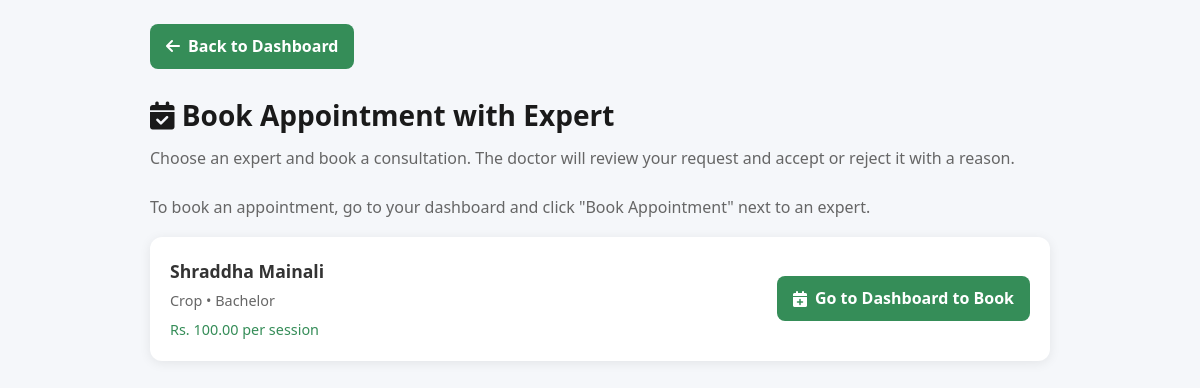
Page /appointments/request/ (signed in) on the earlier database version.
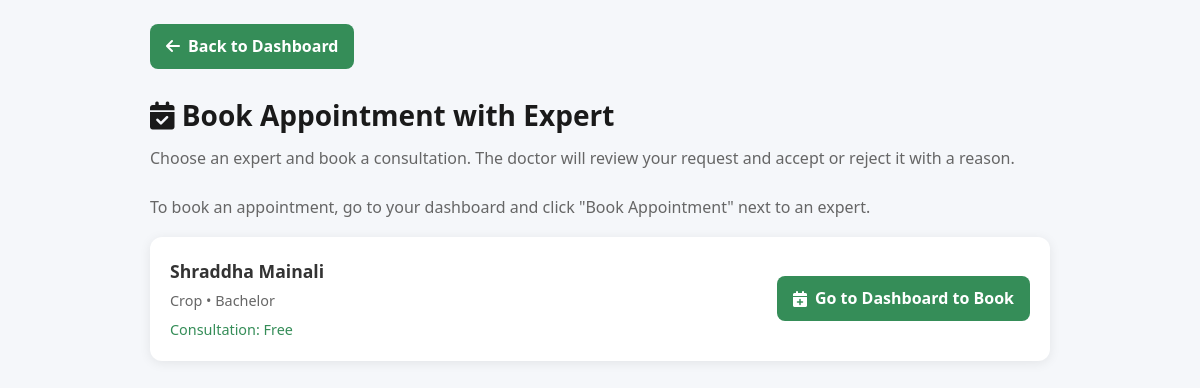
Same page on the later database version.
### accounts/models.py (models this page shows, shortened)
class ExpertProfile(models.Model):
    user = models.OneToOneField(User, on_delete=models.CASCADE, related_name='expert_profile')
    name = models.CharField(max_length=255, blank=True, null=True)
    photo = models.ImageField(upload_to='expert_photos/', blank=True, null=True)
    qualification = models.CharField(max_length=255, blank=True, null=True)
    specialization = models.CharField(max_length=255, blank=True, null=True)
    experience = models.CharField(max_length=50, blank=True, null=True)
    consultation_fee = models.DecimalField(
        max_digits=10, decimal_places=2, default=0, blank=True, null=True,
        help_text='Fee per appointment (Rs.). 0 = free. Can be set for future paid appointments.'
    )

class User(AbstractBaseUser, PermissionsMixin):
    ROLE_CHOICES = (
        ('admin', 'Admin'),
        ('buyer', 'Buyer'),
        ('farmer', 'Farmer'),
        ('agricultural_expert', 'Agricultural Expert'),
        ('vendor', 'Vendor'),
    )
    GENDER_CHOICES = (
        ('male', 'Male'),
        ('female', 'Female'),
        ('other', 'Other'),
    )
    email = models.EmailField(unique=True)
    phone = models.CharField(max_length=10, unique=True, blank=True, null=True)
    gender = models.CharField(max_length=10, choices=GENDER_CHOICES, blank=True, null=True)
    role = models.CharField(max_length=20, choices=ROLE_CHOICES, default='buyer')
    is_active = models.BooleanField(default=True)
    email_verified = models.BooleanField(default=False)
    is_verified = models.BooleanField(default=False)
    is_staff = models.BooleanField(default=False)
    date_joined = models.DateTimeField(auto_now_add=True)
    objects = UserManager()
    USERNAME_FIELD = 'email'
    REQUIRED_FIELDS = []

### accounts/views.py (the view, shortened to what this page needs)
# urls.py: path('appointments/request/', appointment_request_page, name='appointment_request'),
@login_required
def appointment_request_page(request):
    if request.user.role not in {'buyer', 'farmer'}:
        return _redirect_to_role_home_response(request.user)
    is_ajax = request.headers.get('x-requested-with') == 'XMLHttpRequest' or request.POST.get('ajax') == '1'
    if request.user.role == 'farmer':
        kyc_request = request.user.kyc_requests.first()
        kyc_status = kyc_request.status if kyc_request else None
        if kyc_status != 'approved':
            error_msg = 'KYC verification is required to book appointments. Please complete your KYC verification first.'
            if is_ajax:
                return JsonResponse({'success': False, 'message': error_msg}, status=400)
            messages.error(request, error_msg)
            return redirect('farmer_dashboard')
    experts = ExpertProfile.objects.select_related('user').all()
    context = {'experts': experts}
    return render(request, 'appointment_request.html', context)

### accounts/context_processors.py (called while the page is built, shortened)
def admin_collections_payouts_summary(request):
    if not request.user.is_authenticated or getattr(request.user, 'role', None) != 'admin':
        return {}

### templates/appointment_request.html (shortened to what this page needs)
<!DOCTYPE html>
<html lang="en">
<head>
    <link rel="stylesheet" href="/static/css/style.css">
    <link href="https://cdnjs.cloudflare.com/ajax/libs/font-awesome/6.0.0/css/all.min.css" rel="stylesheet">
</head>
<body>
    <div class="container">
        <a href="{% if request.user.role == 'farmer' %}{% url 'farmer_dashboard' %}{% else %}{% url 'user_dashboard' %}{% endif %}" class="btn-back">
            <i class="fas fa-arrow-left"></i> Back to Dashboard
        </a>
        <h1 class="page-title"><i class="fas fa-calendar-check"></i> Book Appointment with Expert</h1>
        <p class="page-subtitle">Choose an expert and book a consultation. The doctor will review your request and accept or reject it with a reason.</p>
        {% if experts %}
            <p style="color: #666; margin-bottom: 1rem;">To book an appointment, go to your dashboard and click "Book Appointment" next to an expert.</p>
            <div style="display: grid; gap: 1rem;">
                {% for expert in experts %}
                <div class="expert-card">
                    <div class="expert-info">
                        <h3>{{ expert.name|default:expert.user.email }}</h3>
                        <p>{{ expert.specialization|default:"Agricultural Expert" }} {% if expert.qualification %}• {{ expert.qualification }}{% endif %}</p>
                        <p style="margin: 0.35rem 0 0; font-size: 0.9rem; color: #358D58;">{% if expert.consultation_fee and expert.consultation_fee > 0 %}Rs. {{ expert.consultation_fee }} per session{% else %}Consultation: Free{% endif %}</p>
                    </div>
                    <a href="{% if request.user.role == 'farmer' %}{% url 'farmer_dashboard' %}{% else %}{% url 'user_dashboard' %}{% endif %}" class="btn-back" style="margin-bottom: 0;">
                        <i class="fas fa-calendar-plus"></i> Go to Dashboard to Book
                    </a>
                </div>
                {% endfor %}
            </div>
        {% else %}
            <div class="alert alert-info">No experts available at the moment. Please try again later.</div>
        {% endif %}
    </div>
</body>
</html>

### static/css/style.css (style rules this page uses)
* { margin: 0; padding: 0; box-sizing: border-box; }
html, body { overflow-x: hidden; }
:root { --athens-gray: #E9EBF1; --sea-green: #358D58; --sushi: #A8AD3B; --paarl: #A04A24; --white: #ffffff; --text-dark: #333333; --text-gray: #666666; --border-gray: #dddddd; --light-gray: #f5f5f5; }
body { font-family: 'Segoe UI', Tahoma, Geneva, Verdana, sans-serif; line-height: 1.6; color: var(--text-dark); background: var(--white); }
html, body { height: 100%; margin: 0; padding: 0; }

### templates/appointment_request.html (style rules this page uses)
body { font-family: 'Segoe UI', Tahoma, Geneva, Verdana, sans-serif; background: #f5f7fa; min-height: 100vh; margin: 0; padding: 1.5rem; }
.container { max-width: 900px; margin: 0 auto; }
.page-title { font-size: 1.75rem; font-weight: 700; color: #1a1a1a; margin-bottom: 0.5rem; }
.page-subtitle { color: #666; margin-bottom: 1.5rem; }
.expert-card { background: white; border-radius: 12px; box-shadow: 0 2px 12px rgba(0,0,0,0.08); padding: 1.25rem; margin-bottom: 1rem; display: flex; align-items: center; justify-content: space-between; flex-wrap: wrap; gap: 1rem; }
.expert-info h3 { margin: 0 0 0.25rem 0; font-size: 1.1rem; }
.expert-info p { margin: 0; color: #666; font-size: 0.9rem; }
.btn-back { display: inline-flex; align-items: center; gap: 0.5rem; padding: 0.6rem 1rem; background: #358D58; color: white; text-decoration: none; border-radius: 8px; font-weight: 600; margin-bottom: 1.5rem; }

Differences in the rows shown:
changed ExpertProfile "Crop": consultation_fee "100.00" → (not shown); consultation_fee "Rs. per session" → "Consultation: Free"
